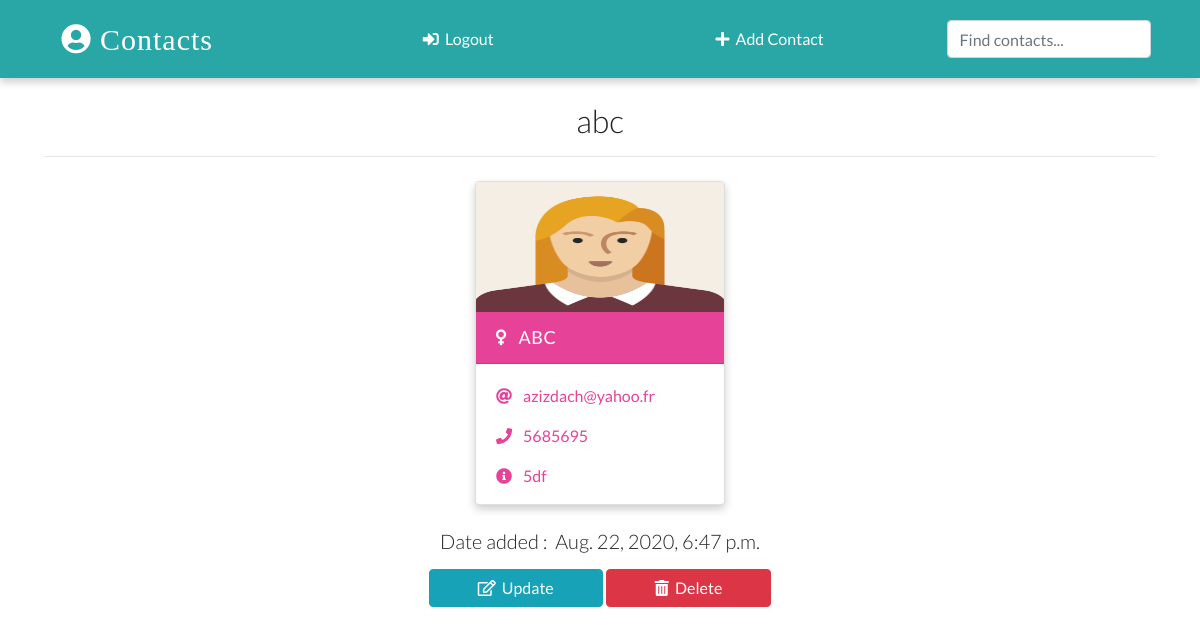
The page /detail/2 (signed in) on the database its author committed.
### app/models.py (models this page shows, shortened)
class Contact (models.Model):
    manager = models.ForeignKey(User,on_delete=models.CASCADE, default=None)
    name = models.CharField(max_length = 20)
    email = models.EmailField(max_length = 30)
    phone = models.IntegerField()
    info = models.CharField(max_length=50)
    gender = models.CharField(max_length=10, choices = (
        ('male','Male'),
        ('female','Female')
    ))
    image = models.ImageField(upload_to= 'images/', blank=True)
    date_added = models.DateTimeField(default = datetime.now)
    class Meta:
        ordering = ['-id']

### app/views.py (the view)
# urls.py: path('detail/<int:id>',views.detail, name="detail"),
@login_required
def detail (request , id):
    context = {
        'contact' : get_object_or_404(Contact, pk=id)
    }
    return render(request, 'detail.html', context)

### templates/detail.html (shortened to what this page needs)
{% extends 'base.html'%}
{% load static %}
{% block content%}
  {% if contact.manager == request.user %}
  <div class="container">
        <h2 class="heading font-weight-light text-center">{{contact.name}}</h2>
        <hr />
      </div>
      <div class="container main-part">
          {% include 'partials/_card.html' %}
     </div>
     <div class="container mt-3">
        <h5 class="text-center my-3 font-weight-light">Date added :&nbsp; {{contact.date_added}} </h5>
        <p class="text-center text-light">
            <a class="btn btn-info px-5 " href="{% url 'update' contact.id %}">
             <i class="far fa-edit"></i>&nbsp; Update
            </a>
            <a class="btn btn-danger px-5" href="{% url 'delete' contact.id %}">
                <i class="fas fa-trash-alt"></i>&nbsp; Delete
            </a>
            </p>
     </div>
     {% else %}
     <div class="container">
            <h2 class="heading font-weight-light text-center">you don't have access to this page </h2>
            <hr />
          </div>
     {% endif %}
    {% endblock %}

### templates/partials/_card.html
{% load static %}
{% if contact.gender == 'male' %}
<div class="card my-2 mx-2 boy-card ">
  <img
    src="{% if contact.image %}
        {{ contact.image.url }}
        {% else %}
        {% static 'images/boy.png' %}
        {% endif %}"
    class="img-fluid"
  />
  <div class="card-header">
    <a href="{% url 'detail' contact.id %}" class="text-white header-link"
      ><i class="fas fa-mars mr-2"></i> {{ contact.name }}</a
    >
  </div>
  <div class="card-body pb-0">
    <p>
      <i class="fas fa-at mr-2"></i>
      <a href="mailto:{{ contact.email }}">{{ contact.email }}</a>
    </p>
    <p>
      <i class="fas fa-phone mr-2"></i>
      <a href="tel:{{ contact.phone }}">{{ contact.phone }}</a>
    </p>
    <p><i class="fas fa-info-circle mr-2"></i> {{ contact.info }}</p>
  </div>
</div>
{% else %}
<div class="card my-2 mx-2 girl-card">
  <img
    src="{% if contact.image %}
        {{ contact.image.url }}
        {% else %}
        {% static './images/girl.png' %}
        {% endif %}"
    class="img-fluid"
  />
  <div class="card-header">
    <a href="{% url 'detail' contact.id %}" class="text-white header-link"
      ><i class="fas fa-venus mr-2"></i> {{ contact.name }}</a
    >
  </div>
  <div class="card-body pb-0">
    <p>
      <i class="fas fa-at mr-2"></i>
      <a href="mailto:{{ contact.email }}">{{ contact.email }}</a>
    </p>
    <p>
      <i class="fas fa-phone mr-2"></i>
      <a href="tel:{{ contact.phone }}">{{ contact.phone }}</a>
    </p>
    <p><i class="fas fa-info-circle mr-2"></i> {{ contact.info }}</p>
  </div>
</div>
{% endif %}

### static/css/main.css (style rules this page uses)
:root { --back: #29a7a6; --girl: #e64298; --boy: #2874dd; }
body { font-family: Lato, sans-serif; }
.card { box-shadow: 0 4px 8px 0 rgba(0, 0, 0, 0.2); transition: 0.3s; min-width: 250px; box-sizing: border-box; }
img { height: 130px !important; }
.card-header { font-size: 18px; letter-spacing: 0.5px; text-transform: uppercase; }
.girl-card .card-header { background-color: var(--girl); }
.girl-card .card-body, .girl-card .card-body p a { color: var(--girl); }
.card-body p { cursor: pointer; }
.main-part { display: flex; flex-wrap: wrap; justify-content: space-evenly; }

### rows shown on the page
Contact: name "abc", name "ABC", email "azizdach@yahoo.fr", phone "5685695", info "5df", date_added "Aug. 22, 2020, 6:47 p.m."
